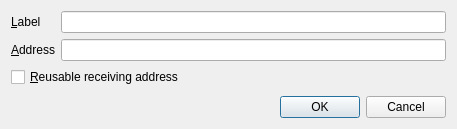
<?xml version="1.0" encoding="UTF-8"?>
<ui version="4.0">
 <class>EditAddressDialog</class>
 <widget class="QDialog" name="EditAddressDialog">
  <property name="geometry">
   <rect>
    <x>0</x>
    <y>0</y>
    <width>457</width>
    <height>129</height>
   </rect>
  </property>
  <property name="windowTitle">
   <string>Edit Address</string>
  </property>
  <property name="styleSheet">
   <string notr="true"/>
  </property>
  <layout class="QVBoxLayout" name="verticalLayout">
   <item>
    <layout class="QFormLayout" name="formLayout">
     <property name="fieldGrowthPolicy">
      <enum>QFormLayout::AllNonFixedFieldsGrow</enum>
     </property>
     <item row="0" column="0">
      <widget class="QLabel" name="label">
       <property name="text">
        <string>&amp;Label</string>
       </property>
       <property name="buddy">
        <cstring>labelEdit</cstring>
       </property>
      </widget>
     </item>
     <item row="0" column="1">
      <widget class="QLineEdit" name="labelEdit">
       <property name="toolTip">
        <string>The label associated with this address book entry</string>
       </property>
      </widget>
     </item>
     <item row="1" column="0">
      <widget class="QLabel" name="label_2">
       <property name="text">
        <string>&amp;Address</string>
       </property>
       <property name="buddy">
        <cstring>addressEdit</cstring>
       </property>
      </widget>
     </item>
     <item row="1" column="1">
      <widget class="QLineEdit" name="addressEdit">
       <property name="toolTip">
        <string>The address associated with this address book entry. This can only be modified for sending addresses.</string>
       </property>
      </widget>
     </item>
     <item row="2" column="0" colspan="2">
      <widget class="QCheckBox" name="stealthCB">
       <property name="text">
        <string>&amp;Reusable receiving address</string>
       </property>
      </widget>
     </item>
    </layout>
   </item>
   <item>
    <widget class="QDialogButtonBox" name="buttonBox">
     <property name="orientation">
      <enum>Qt::Horizontal</enum>
     </property>
     <property name="standardButtons">
      <set>QDialogButtonBox::Cancel|QDialogButtonBox::Ok</set>
     </property>
    </widget>
   </item>
  </layout>
 </widget>
 <resources/>
 <connections>
  <connection>
   <sender>buttonBox</sender>
   <signal>accepted()</signal>
   <receiver>EditAddressDialog</receiver>
   <slot>accept()</slot>
   <hints>
    <hint type="sourcelabel">
     <x>248</x>
     <y>254</y>
    </hint>
    <hint type="destinationlabel">
     <x>157</x>
     <y>274</y>
    </hint>
   </hints>
  </connection>
  <connection>
   <sender>buttonBox</sender>
   <signal>rejected()</signal>
   <receiver>EditAddressDialog</receiver>
   <slot>reject()</slot>
   <hints>
    <hint type="sourcelabel">
     <x>316</x>
     <y>260</y>
    </hint>
    <hint type="destinationlabel">
     <x>286</x>
     <y>274</y>
    </hint>
   </hints>
  </connection>
 </connections>
</ui>
